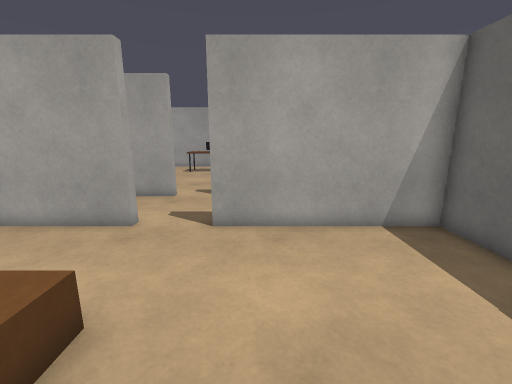
View 1 (above)

18 first-person views from a walk through a robot-simulator world made for Gazebo. The camera is 1.3 m above the floor, tilts 12° down and sees 90° across. The floor is counted in squares, 0.5 m on a side. Each view is taken from the middle of a square. On the plan, view 1 faces up. The plan holds only what a view shows up to about 18 squares ahead; the rest is blank. The robots in the file are not drawn. Simple patterns stand in for the simulator's built-in surfaces. Simple shapes stand in for some stock models.

View 2
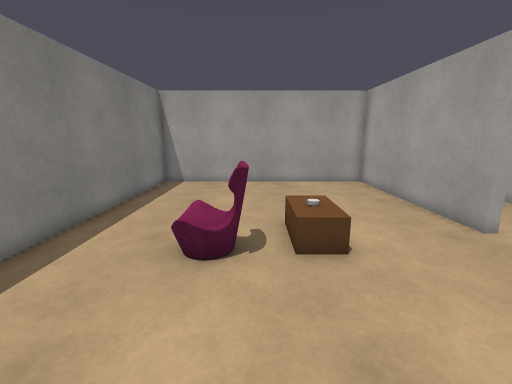

View 3
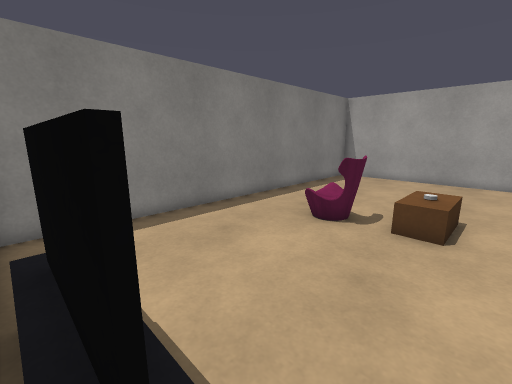

View 4
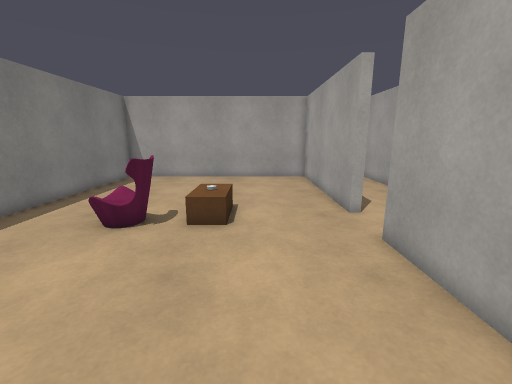

View 5
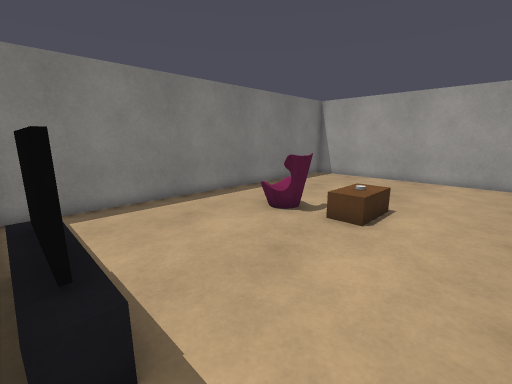

View 6
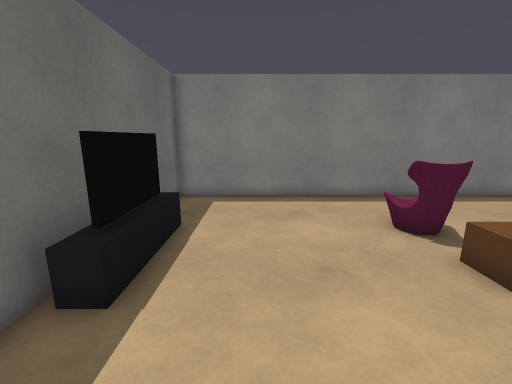

View 7
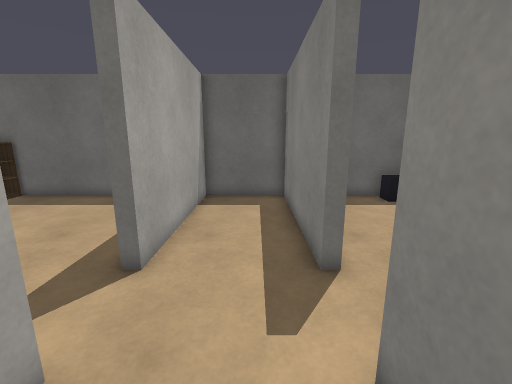

View 8
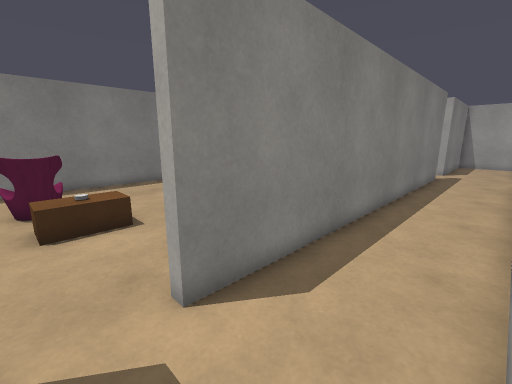

View 9
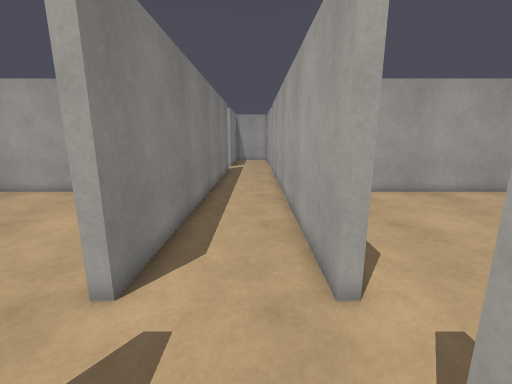

View 10
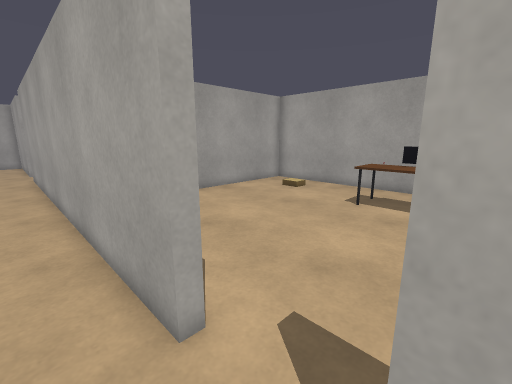

View 11
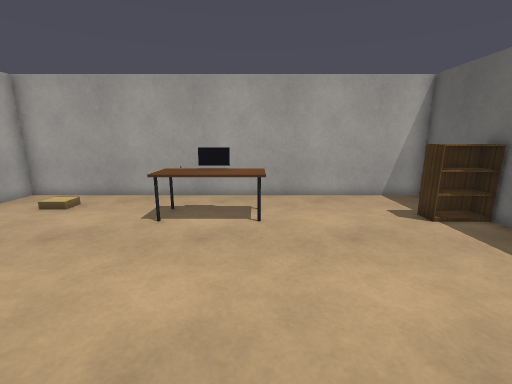

View 12
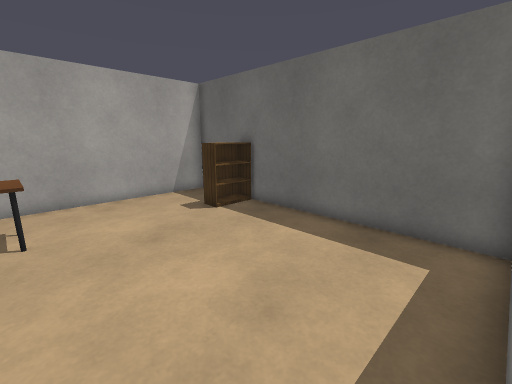

View 13
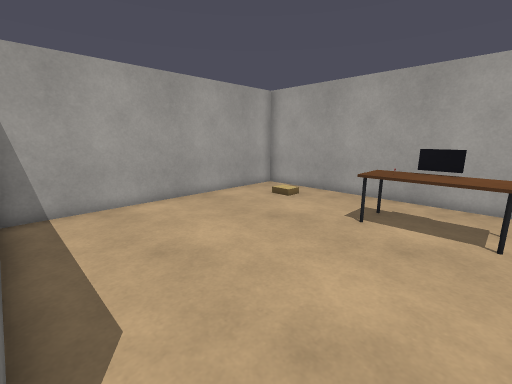

View 14
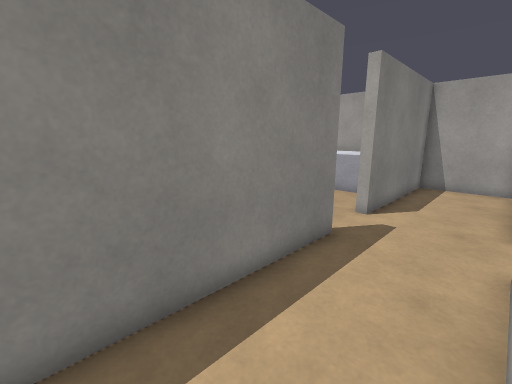

View 15
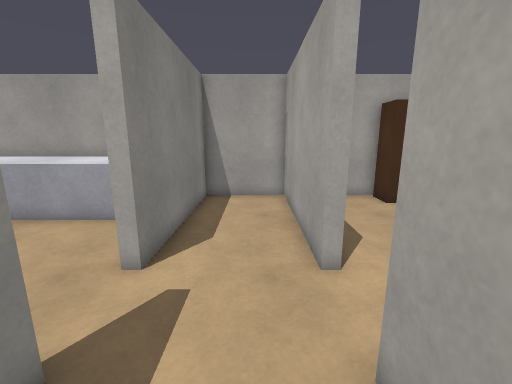

View 16
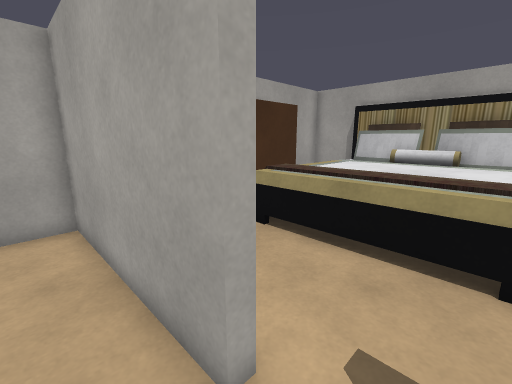

View 17
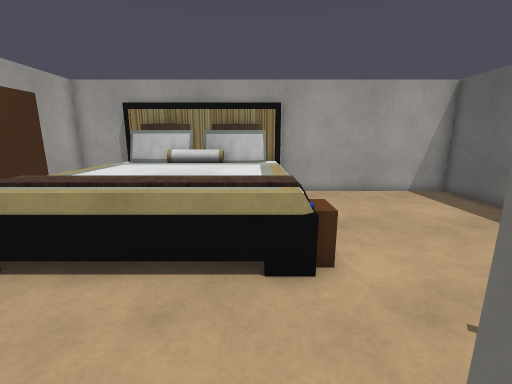

View 18
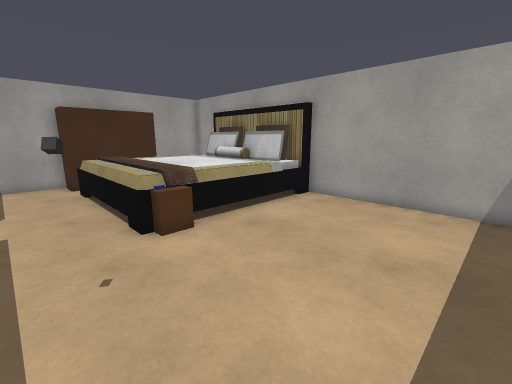

### Floor plan
Points are (right, up) in squares from view 1. A wall is a line through its corners. A room is listed if a view was taken in it or the views show most of it. See-through windows are left out.
Room 1 (views 1, 2, 3, 4, 5, 6)
walls: (-3.7, 7.7) (-3.7, 7.3) (-12.3, 7.3) (-12.3, -4.5) (5.5, -4.5) (5.5, 7.3) (-1.3, 7.3)
low walls: (4.3, -0.5) (4.3, 3.5) (5.1, 3.5)
ways out: opening at (-2.5, 8) to room 2
objects: other object (-4, 2) to (-3, 3); sofa (-3, -1) to (-2, 1)
Room 2 (views 7, 8, 9, 10, 14, 15, 16, 17)
walls: (-21.4, 7.7) (-3.7, 7.7); (-3.7, 11.8) (-3.7, 11.3) (-21.4, 11.3); (-23.7, 11.8) (-23.7, 11.3) (-30.5, 11.3) (-30.5, 7.7) (-23.7, 7.7); (-1.3, 7.3) (-1.3, 7.7) (5.5, 7.7) (5.5, 11.3) (-1.3, 11.3)
ways out: opening at (-2.5, 8) to room 1; opening at (-2.5, 12) to room 3; opening at (-22.5, 12) to room 4; opening at (-22.5, 8)
Room 3 (views 11, 12, 13)
walls: (-1.3, 11.3) (-1.3, 11.8); (5.5, 11.6) (5.5, 23.5) (-12.3, 23.5) (-12.3, 11.8)
low walls: (1.1, 11.7) (3.2, 11.7); (-7.8, 11.7) (-5.1, 11.7)
ways out: opening at (-2.5, 12) to room 2
objects: cardboard box (-10, 21); black box (-4, 21) to (-3, 21); desk (-3, 20) to (-2, 21); bookshelf (4, 20) to (5, 20)
Room 4 (view 18)
walls: (-28.1, 23.5) (-30.5, 23.5) (-30.5, 20.2); (-30.5, 15.5) (-30.5, 12.9); (-12.7, 20.2) (-12.7, 23.5) (-20.9, 23.5)
ways out: opening at (-22.5, 12) to room 2
objects: wardrobe (-30, 16) to (-29, 20); bed (-28, 16) to (-21, 23); other object (-21, 16); brown box (-21, 17); dark grey box (-18, 13)

Positions as (right, up) in squares from view 1, and headings:
1: (0, 0), facing up
2: (3, 1), facing left
3: (5, 4), facing down-left
4: (5, 4), facing left
5: (5, 6), facing down-left
6: (2, 7), facing down
7: (-6, 9), facing right
8: (-2, 11), facing down-left
9: (0, 10), facing left
10: (-1, 10), facing up-left
11: (-2, 12), facing up
12: (-2, 12), facing up-right
13: (-2, 12), facing up-left
14: (-15, 11), facing down-left
15: (-19, 10), facing left
16: (-22, 10), facing up-left
17: (-22, 11), facing up
18: (-14, 13), facing up-left
